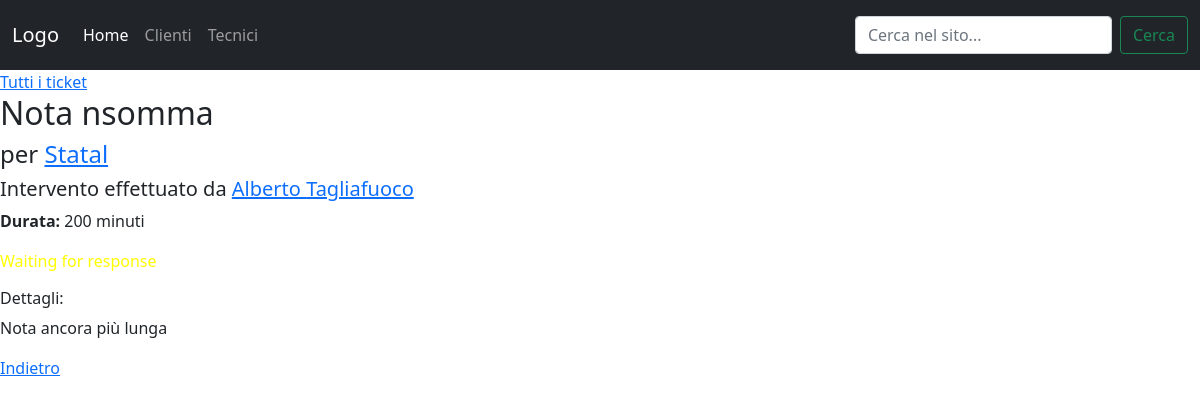
/ticket/2, run on an earlier commit of the app's database.
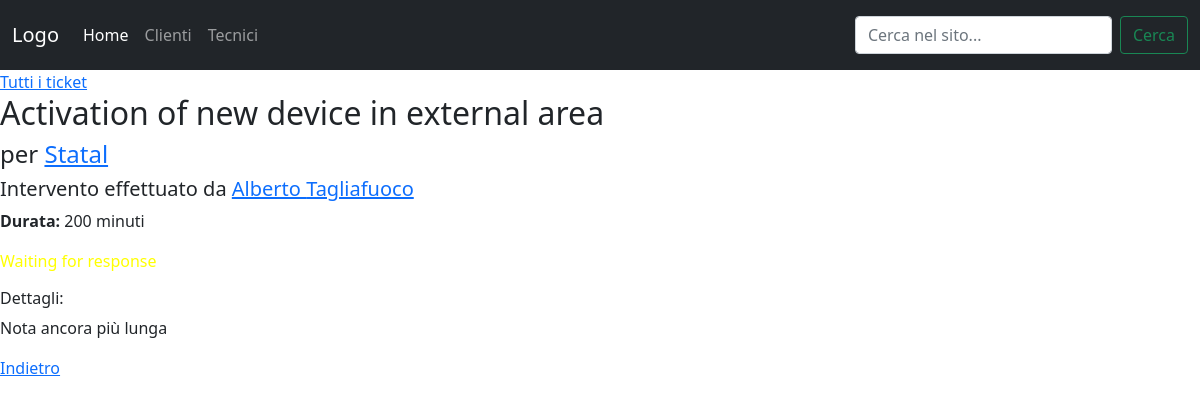
And on a later commit of the database.
### hotline/models.py (models this page shows, shortened)
class ticket(models.Model):
    customer_id = models.ForeignKey('customer', on_delete=models.PROTECT)
    technician_id = models.ForeignKey('technician', on_delete=models.PROTECT)
    products = models.ManyToManyField('product', blank=True)
    title = models.CharField(max_length=255, blank=True)
    updated_at = models.DateTimeField(auto_now=True)
    notes = models.TextField(blank=True)
    duration = models.IntegerField()
    status_id = models.ForeignKey('status', default='1', on_delete=models.PROTECT)
    priority_id = models.ForeignKey('priority', default='1', on_delete=models.PROTECT)
    created_at = models.DateTimeField(auto_now_add=True)
    order_number = models.IntegerField(null=True, blank=True)

class customer(models.Model):
    name = models.CharField(max_length=255)
    reference = models.CharField(max_length=255)
    reference_phone = models.CharField(max_length=50, null=True, blank=True)
    reference_email = models.CharField(max_length=50, null=True, blank=True)
    address = models.CharField(max_length=255, null=True, blank=True)
    phone = models.CharField(max_length=255, null=True, blank=True)
    sw_contract = BooleanField(default=False)
    hw_contract = BooleanField(default=False)
    def __str__(self):
        return self.name

class technician(models.Model):
    first_name = models.CharField(max_length=50)
    last_name = models.CharField(max_length=50)
    office_phone = models.CharField(max_length=15, null=True, blank=True)
    mobile_phone = models.CharField(max_length=15, null=True, blank=True)
    email = models.CharField(max_length=100, null=True, blank=True)
    department_id = ForeignKey('department', on_delete=models.PROTECT)

class status(models.Model):
    STATUS_COLORS = [
        ('red', 'Red'),
        ('orange', 'Orange'),
        ('yellow', 'Yellow'),
        ('green', 'Green'),
    ]
    name = models.CharField(max_length=50, default='pending')
    color = models.CharField(max_length=50, default='red', choices=STATUS_COLORS)
    def __str__(self):
        return self.name

### hotline/views.py (the view)
# urls.py: path('ticket/<str:pk>', views.ticket_detail, name="ticket_detail"),
def ticket_detail(request, pk):
    my_ticket = ticket.objects.get(id=pk)
    context = {
        'my_ticket': my_ticket,
    }
    return render(request, 'hotline/ticket_detail.html', context)

### hotline/templates/hotline/ticket_detail.html
{% extends 'hotline/home.html' %}
{% block content %}
<a href="#">Tutti i ticket</a>
<br>
<h2>{{ my_ticket.title }}</h2>
<h4>per <a href="{% url 'customer_detail' my_ticket.customer_id.id %}">{{ my_ticket.customer_id }}</a></h4>
<h5>Intervento effettuato da <a href="{% url 'technician_detail' my_ticket.technician_id.id %}">{{ my_ticket.technician_id.first_name }} {{ my_ticket.technician_id.last_name }}</a></h5>
<p><b>Durata:</b> {{ my_ticket.duration }} minuti</p>
<p style="color: {{my_ticket.status_id.color}};">{{ my_ticket.status_id }}</p>
<h6>Dettagli:</h6>
<p>{{ my_ticket.notes }}</p>
<a href="{% url 'home' %}">Indietro</a>
{% endblock %}

What changed in the data, as far as the page shows it:
changed ticket "Nota ancora più lunga": title "Nota nsomma" → "Activation of new device in external area"
